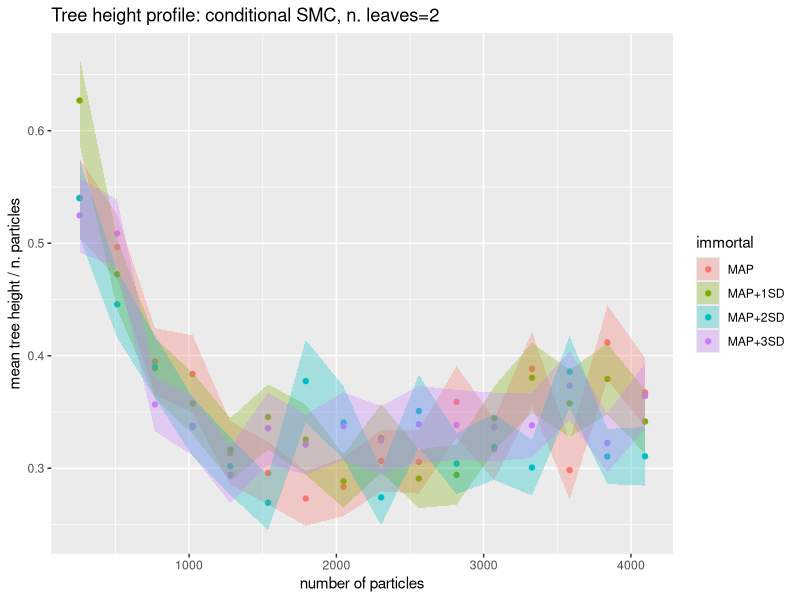
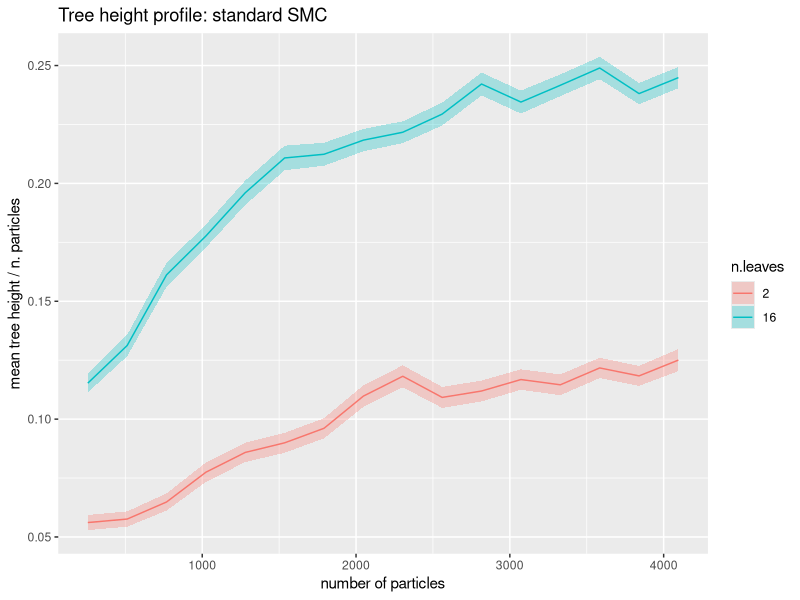

The R script that drew these images, in order:
## Make ggplot2 plots seen in report

library(ggplot2)
par(mfrow = c(1, 1))


## Conditional SMC (for each plot) --------------------

n_reps <- 1000
n_obs <- 6 * 4096

tree_height0 <- read.csv("treeht_cond_n2_0sd.csv", header=FALSE)
tree_height1 <- read.csv("treeht_cond_n2_1sd.csv", header=FALSE)
tree_height2 <- read.csv("treeht_cond_n2_2sd.csv", header=FALSE)
tree_height3 <- read.csv("treeht_cond_n2_3sd.csv", header=FALSE)

tree_height0[is.na(tree_height0)] <- n_obs
tree_height1[is.na(tree_height1)] <- n_obs
tree_height2[is.na(tree_height2)] <- n_obs
tree_height3[is.na(tree_height3)] <- n_obs

mean_tree_ht0 <- apply(tree_height0, 1, mean, na.rm=T)
var_tree_ht0 <- apply(tree_height0, 1, var, na.rm=T)
se_tree_ht0 <- (var_tree_ht0 / n_reps) ^ 0.5

mean_tree_ht1 <- apply(tree_height1, 1, mean, na.rm=T)
var_tree_ht1 <- apply(tree_height1, 1, var, na.rm=T)
se_tree_ht1 <- (var_tree_ht1 / n_reps) ^ 0.5

mean_tree_ht2 <- apply(tree_height2, 1, mean, na.rm=T)
var_tree_ht2 <- apply(tree_height2, 1, var, na.rm=T)
se_tree_ht2 <- (var_tree_ht2 / n_reps) ^ 0.5

mean_tree_ht3 <- apply(tree_height3, 1, mean, na.rm=T)
var_tree_ht3 <- apply(tree_height3, 1, var, na.rm=T)
se_tree_ht3 <- (var_tree_ht3 / n_reps) ^ 0.5

df <- data.frame(npart = rep(seq(from = 256, to = 4096, by = 256), 4),
                 meanht = c(mean_tree_ht0, mean_tree_ht1, mean_tree_ht2, mean_tree_ht3),
                 seht = c(se_tree_ht0, se_tree_ht1, se_tree_ht2, se_tree_ht3),
                 immortal = rep(c("MAP", "MAP+1SD", "MAP+2SD", "MAP+3SD"), each=length(mean_tree_ht0)))

ggplot(df, aes(npart, meanht / npart)) +
  geom_point(aes(col = immortal)) +
  geom_ribbon(aes(ymin = (meanht - seht) / npart,
                  ymax = (meanht + seht) / npart, fill = immortal),
                  alpha=0.3) +
  xlab("number of particles") +
  ylab("mean tree height / n. particles") +
  ggtitle("Tree height profile: conditional SMC, n. leaves=2")


## Standard SMC ----------------------------------

treeht_std2 <- read.csv("Sim_data/180604/treeht_std_n2.csv", header=FALSE)
treeht_std16 <- read.csv("Sim_data/180604/treeht_std_n16.csv", header=FALSE)

mean_std2 <- apply(treeht_std2, 1, mean, na.rm=T)
var_std2 <- apply(treeht_std2, 1, var, na.rm=T)
se_std2 <- (var_std2 / n_reps) ^ 0.5

mean_std16 <- apply(treeht_std16, 1, mean, na.rm=T)
var_std16 <- apply(treeht_std16, 1, var, na.rm=T)
se_std16 <- (var_std16 / n_reps) ^ 0.5

df <- data.frame(npart = rep(seq(from = 256, to = 4096, by = 256), 2),
                 meanht = c(mean_std2, mean_std16),
                 seht = c(se_std2, se_std16),
                 n.leaves = as.factor(rep(c(2, 16), each=length(mean_std2))))

# df <- data.frame(npart = seq(from = 256, to = 4096, by = 256),
#                  meanht = mean_std2,
#                  seht = se_std2,
#                  n.leaves = rep(2, length(mean_std2)))

ggplot(df, aes(npart, meanht / npart, group=n.leaves)) +
  geom_line(aes(col = n.leaves)) +
  geom_ribbon(aes(ymin = (meanht - seht) / npart,
                  ymax = (meanht + seht) / npart, fill = n.leaves),
              alpha=0.3) +
  xlab("number of particles") +
  ylab("mean tree height / n. particles") +
  ggtitle("Tree height profile: standard SMC")
